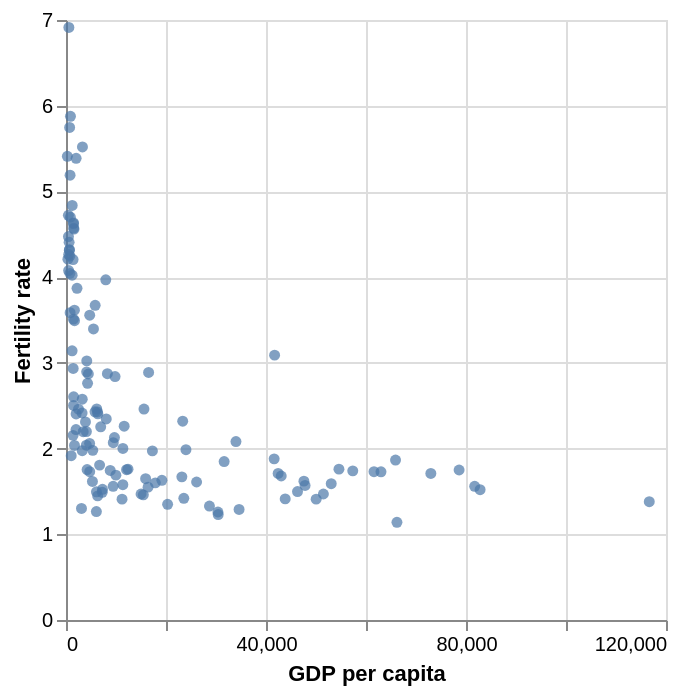

The notebook cell this image was saved under:
### Markdown cell above
Here, we observe a relationship that resembles a multiplicative inverse: fertility rates tends to fall as GDP per capita increases, approaching a lower limit of 1. 

The rate of decrease is steeper in the [0, 40,000] range and slows thereafter, suggesting that fertility rates drop more rapidly at lower income levels but stabilize as GDP reaches higher thresholds.

### Code cell
base = alt.Chart(data)
    
scatter_gdp = base.mark_circle().encode( 
    x = alt.X("gdp_percap:Q",
              scale = alt.Scale(zero = False),
              title = "GDP per capita"), 
    y = alt.Y("fertility_total:Q",
              title = "Fertility rate")
).properties(
    width = 300,
    height = 300)

scatter_gdp

### Figure 1 — Vega-Lite specification as saved in the notebook (floating-point values rounded to 4 significant figures; data arrays with more than 128 entries replaced by an {"elided": "..."} marker saying what was removed)
{"$schema": "https://vega.github.io/schema/vega-lite/v5.20.1.json", "config": {"view": {"continuousHeight": 300, "continuousWidth": 300}}, "data": {"name": "data-accef6edfcc22ad026ad416e1ee30720"}, "datasets": {"data-accef6edfcc22ad026ad416e1ee30720": {"elided": "129 records"}}, "encoding": {"x": {"field": "gdp_percap", "scale": {"zero": false}, "title": "GDP per capita", "type": "quantitative"}, "y": {"field": "fertility_total", "title": "Fertility rate", "type": "quantitative"}}, "height": 300, "mark": {"type": "circle"}, "width": 300}
